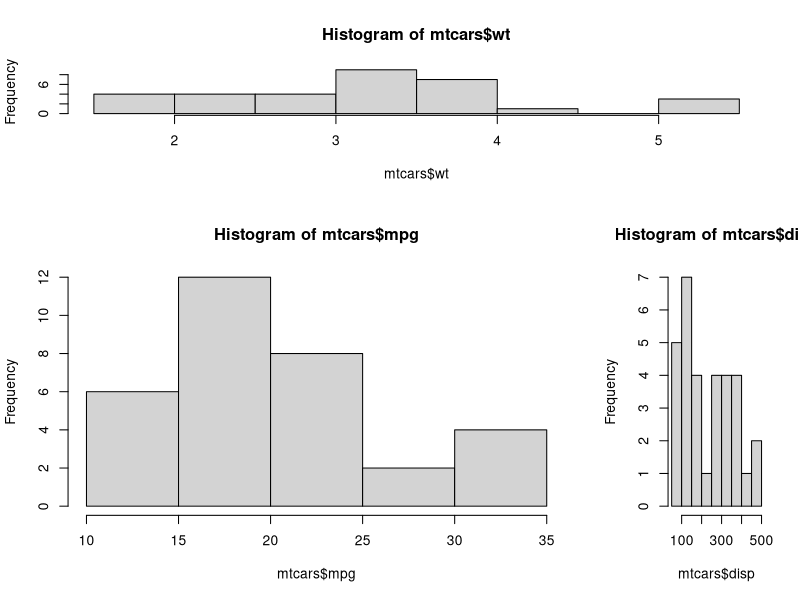
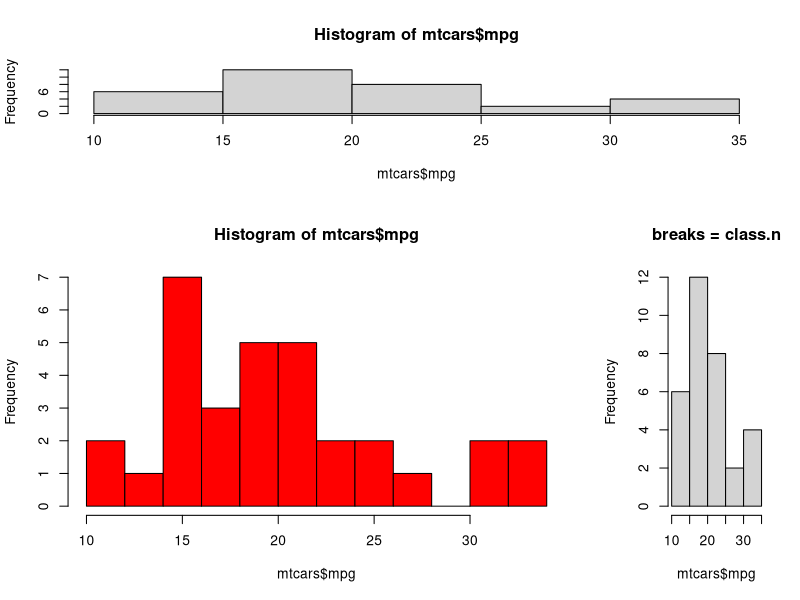
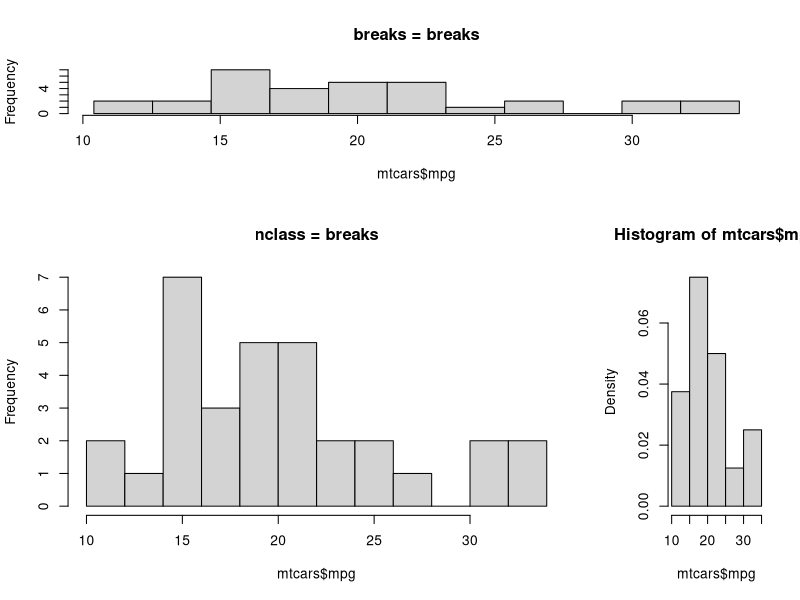
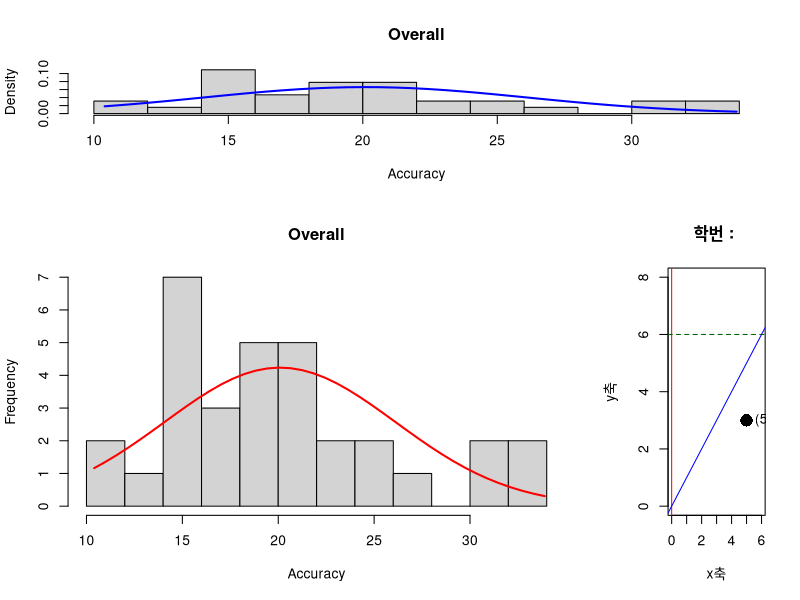
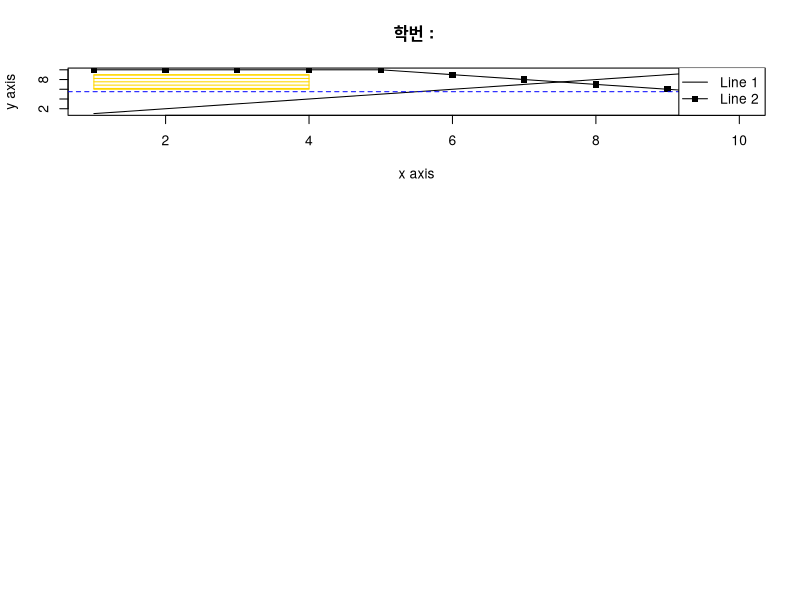
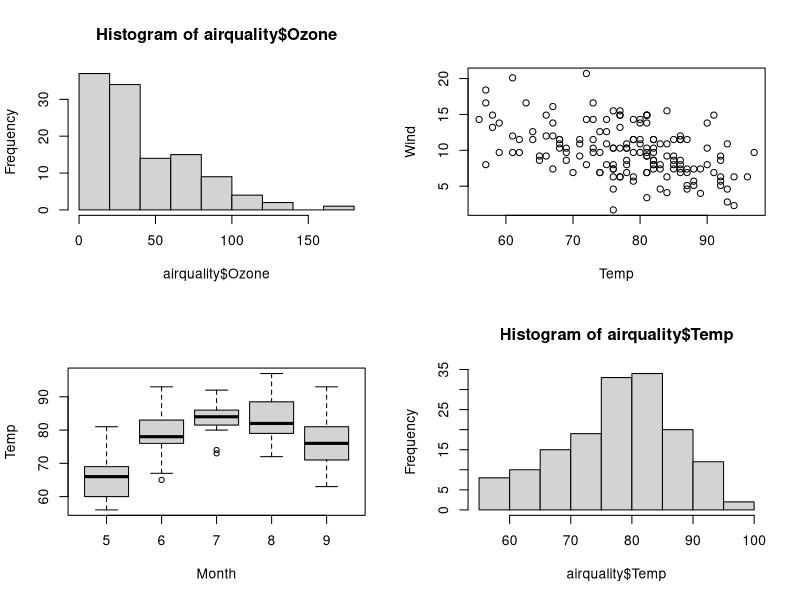

Recreate these plots in R, in order.
## ---- chunk 1
knitr::opts_chunk$set(echo = TRUE)
## ---- chunk 2
layout(matrix(c(1,1,2,3), 2, 2, byrow = TRUE), widths=c(3,1), heights=c(1,2))
hist(mtcars$wt)
hist(mtcars$mpg)
hist(mtcars$disp)
## ---- chunk 3
hist(mtcars$mpg)
## ---- chunk 4
hist(mtcars$mpg, breaks=12, col="red")
## ---- chunk 5
class.n <- ceiling(log(length(mtcars$mpg), base = 2) +1 )
class.n
## ---- chunk 6
breaks=seq(min(mtcars$mpg), max(mtcars$mpg), length.out=12)
breaks

hist(mtcars$mpg, breaks = class.n, main = "breaks = class.n")
hist(mtcars$mpg, breaks = breaks, main = "breaks = breaks")
hist(mtcars$mpg, nclass = 14, main = "nclass = breaks")
## ---- chunk 7
breaks[1]=breaks[1]-0.5

freq.mpg<-cut(mtcars$mpg, breaks=breaks)
table(freq.mpg)
## ---- chunk 8
hist(mtcars$mpg, probability=TRUE)
## ---- chunk 9
g <- mtcars$mpg
h <- hist(g, breaks = 10, col = "lightgray", 
          xlab = "Accuracy", main = "Overall", probability=TRUE) 

xfit <- seq(min(g), max(g), length = 40) 
yfit <- dnorm(xfit, mean = mean(g), sd = sd(g)) 

lines(xfit, yfit, col = "blue", lwd = 2)
## ---- chunk 10
g <- mtcars$mpg
h <- hist(g, breaks = 10,
          col = "lightgray", xlab = "Accuracy", main = "Overall") 



xfit <- seq(min(g), max(g), length = 40) 
yfit <- dnorm(xfit, mean = mean(g), sd = sd(g)) 
yfit <- yfit * diff(h$mids[1:2]) * length(g) 

lines(xfit, yfit, col = "red", lwd = 2)
## ---- chunk 11
plot(5,3, type="n", xlim=c(0,6), ylim=c(0,8), xlab="x축",ylab="y축", main="학번 : ")
abline(v=0, col="red")
abline(h=6, col="darkgreen", lty=2)
abline(0,1, col="blue")
points(5,3, pch=16, cex=2)
text(5,3, pos=4, labels=c("(5,3)"))
## ---- chunk 12
x1<- 1:10

y1<- 1:10
y2<- c(rep(10,5),9:5)

plot(x1, y1, type="l", xlab="x axis",ylab="y axis", main="학번 : ")
lines(x1, y2, type="o", pch=15)

abline(h=5.5, col="blue", lty=2)
rect(1,6,4,9, col="gold", density=30, angle=180)
legend("bottomright", legend=c("Line 1","Line 2"), pch=c(NA,15), lty=1)

## ---- chunk 13
head(airquality)
## ---- chunk 14
par(mfrow=c(2,2))
hist(airquality$Ozone)               # top left plot
plot(Wind~Temp, data=airquality)           # top right plot
boxplot(Temp~Month, data=airquality)       # bottom left plot
hist(airquality$Temp)                # bottom right plot
